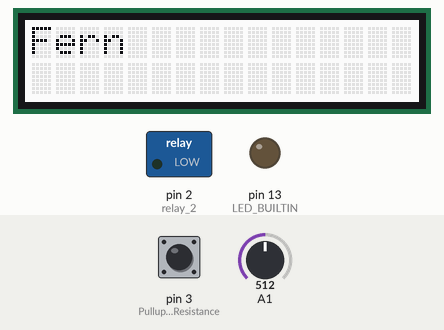
The sketch below on a simulated Arduino Uno, built with avr-gcc and run on an emulated ATmega328P. Shown: 16×2 character LCD, switched loads named in the sketch (green lamp = pin HIGH), output pins drawn as LEDs (lit = HIGH). The test bench sets the inputs (shaded band); at power-on: A1 = 512, pin 3 (Pullup_adds_Resistance) HIGH.

Above: at 1.2 s.
1.3 s: A1 set to 481
At 1.88 s:
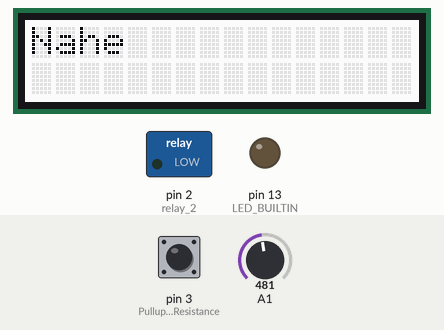
3.5 s: pin 3 (Pullup_adds_Resistance) pulled LOW for 0.15 s
At 4.0 s:
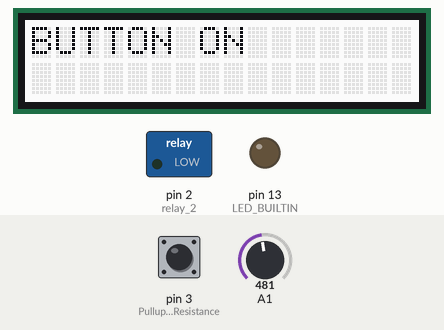
5.6 s: pin 3 (Pullup_adds_Resistance) pulled LOW for 1 s
At 6.27 s:
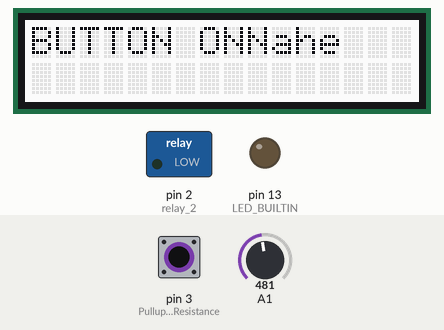
8.3 s: A1 set to 510
At 8.53 s:
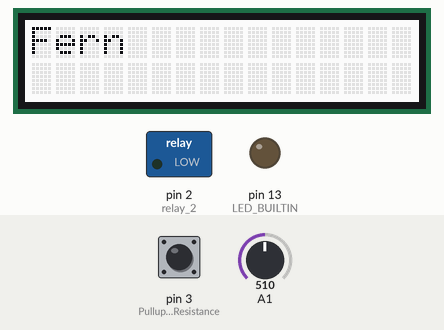
10.6 s: pin 3 (Pullup_adds_Resistance) pulled LOW for 0.15 s
At 11.23 s:
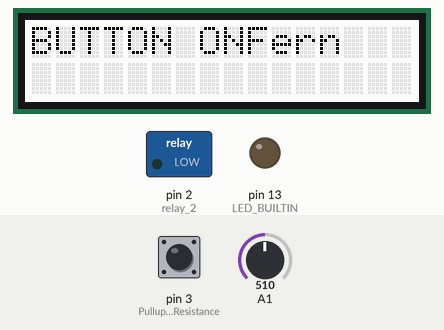
12.6 s: A1 set to 490
At 12.88 s:
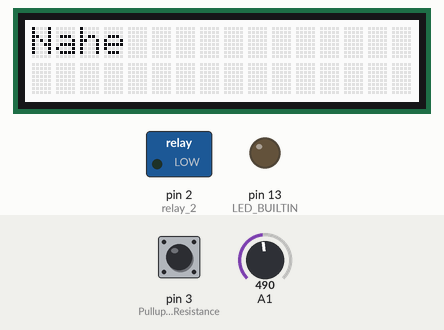

The sketch:

BierPong_main.ino
```cpp
/*********************************************************************************************************
  Autor:    Robin Schoch, Robin Cantone
  Version:  1.0
  Date:     03.04.2023
*********************************************************************************************************/

//Libaries einbinden
//*********************************************************************************************************
#include <Wire.h>
#include "rgb_lcd.h"
rgb_lcd lcd;

// Variablen Deklarieren
//**********************************************************************************************
// Button_01
int button_01_state = 0;

//Lichtwellensensor
int sensor_01 = 0;

// Relay
int relay_1 = 1;
int relay_2 = 2;

// Potentiometer
float Potentiometer_prozent = 0.0;
int mixture_set = 0;

// How the Devices are Connected
//**********************************************************************************
// PullUp https://docs.arduino.cc/tutorials/generic/digital-input-pullup

// Button_01 connected on Pin 2 and Ground

// LCD Display connected on SCL => SCL , GND => GND , VCC => 5V , SDA => SDA
// https://www.arduino.cc/reference/en/libraries/liquidcrystal/

// Potentiometer connected SIG = A3 , GND = GND , VCC = VCC
// https://docs.arduino.cc/built-in-examples/basics/AnalogReadSerial

// Näherungssensor/Lichtschranke VCC => VCC , GND =Y GND , AO => A1

// Relay
// https://docs.arduino.cc/tutorials/mkr-relay-proto-shield/mkr-relay-shield-basic
//**************************************************************************************

//*******************************
// Debug Stuff
// Shows Variable Value at Serial Monitor
// //Serial.println(variable);

// Start Setup
//**************************************
void setup() {

// Setup the Pins
  //Button_01
  pinMode(3, INPUT_PULLUP); // Pullup adds Resistance
  pinMode(LED_BUILTIN, OUTPUT);

  //Relay
  pinMode(relay_1, OUTPUT);
  pinMode(relay_2, OUTPUT);

  //Potentiometer
  Serial.begin(9600);
      // set up the LCD's number of columns and rows:
  lcd.begin(16, 2);
    // Print a message to the LCD.
  lcd.print("Startup");
}

void loop() {
  //BUTTON
  // read the state of the pushbutton value
  button_01_state = digitalRead(3);
  // check if button_01 is pressed.  if it is, thebutton_01_state is HIGH
  if (button_01_state == HIGH) {
    // Button_01 nicht gedrückt = hohe Spannung
    //lcd.print("BUTTON OFF");
    //Relay_1 aktivieren , Pumpe 1 wird eingeschalten
    //digitalWrite(relay_1, LOW);
  }
  else {
    // Button_01 gedrückt = niedrige Spannung
    lcd.print("BUTTON ON");
    //Relay_1 ist NICHT aktiviert , Pumpe 1 ist ausgeschalten
    //digitalWrite(relay_1, HIGH);
    delay(500); // Delay a little bit to improve simulation performance
  }
  /*
  // Set up percent based Mixture

 if ( mixture_set == 0) {
    //Store Value of the Potentiometer in Variable
    int Potentiometer_int = analogRead(A3);
    // Calculate percent value
    Potentiometer_prozent = Potentiometer_int / 1023.0 * 100.0; // Musste bei den Nummer die Nachkommastelle hinzufügen, weil das Resultat sonst abgerundet wird
    // Show percent at screen
    lcd.print(Potentiometer_prozent);
    delay(200);
    lcd.clear();

  if (button_01_state == LOW) {
    // Set variable to 1 so this if will not be repeated
    mixture_set = 1;
    delay(500);
  }
  else {}
 }
 else {}

 lcd.print(Potentiometer_prozent);
 */
  // Lichtschranke
  sensor_01=analogRead(A1);

if (sensor_01 < 500) {
 lcd.print("Nahe");

}
else{
   lcd.print("Fern");
}
 //Clear Screen
  delay(100);
  lcd.clear();

}

/*********************************************************************************************************
  END FILE
*********************************************************************************************************/
```

Measured:
- the behaviour switches between 500 and 499 on A1 (found by bisection; images 0 and 1)
- after the input at 1.3 s, the display: changes after 0.05 s (image 1)
- after the input at 3.5 s, the display: changes after 0.10 s (image 2)
- after the input at 5.6 s, the display: first changes after 0.11 s (image 3 shows a later state)
- after the input at 8.3 s, the display: changes at once (image 4)
- after the input at 10.6 s, the display: first changes after 0.08 s (image 5 shows a later state)
- after the input at 12.6 s, the display: changes after 0.07 s (image 6)
